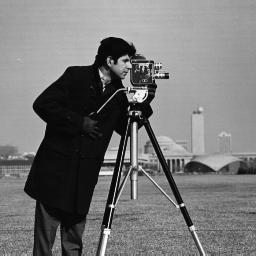
#> input picture OpenCV/cameraman.tif, 256 x 256 px
$ jupyter execute --allow-errors Revision_ds.ipynb
#> lines starting #> are read from the running program, lines starting #| are printed output that depends on the picture; after the words box and inside, x2 and y2 are one past the last pixel; in counts of white or black regions, pixels touching at a corner belong together; long printed decimals are rounded
### Lectre images

0 => niveau de gris

-1 => RGB

nothing => read the imgs as it is originally

img.shape => format

img.shape[0]    => height

img.shape[1]    => width

img.shape[2]    => channels (RGB)

img.size        => total number of pixels (height x width x channels)

**cv2.waitKey():**Cette fonction sert à :

    -garder la fenêtre OpenCV ouverte
    -attendre une touche du clavier

Sans elle, l’image peut s’ouvrir puis se fermer immédiatement, et les événements clavier ne fonctionneront pas correctement.

**cv2.destroyAllWindows()**:Cette fonction sert à :

    -fermer proprement toutes les fenêtres OpenCV
    -libérer les ressources utilisées par les fenêtres

Sans elle, certaines fenêtres peuvent rester bloquées ou provoquer des problèmes d’affichage/mémoire.

[cell 1]
#Lecture imgs :
import cv2
img = cv2.imread('name.png')

#show imgs :
cv2.imshow('name',img)
cv2.waitKey(0) # attendre un temps sp´ecifi´ejusqu’`a ce que nous rencontrions un ´ev´enement clavier.
cv2.destroyAllWindows() # fermer toutes les fenˆetres OpenCV.
#> (the rest of this cell did not finish here and is left out)

## Affichage des image en utilisant matplotlib :

[cell 2]
import cv2
import matplotlib.pyplot as plt
M = cv2.imread('name.png')
if M is not None:
    M = cv2.cvtColor(M, cv2.COLOR_BGR2RGB)  # Convert from BGR to RGB
    plt.imshow(M)
    plt.axis('off')  # Hide axes
    plt.show()

## Sauvegarde d img dans opencv

[cell 3]
J = cv2.imread('name.png')
cv2.imwrite('name.jpg', J)
#> Out = True

## La conversion de espaces de couleur

 BGR est le format par défaut dans OpenCV.
BGR -> Gray : cv2.COLOR_BGR2GRAY

BGR -> RGB : cv2.COLOR_BGR2RGB

BGR -> HSV :cv2.COLOR_BGR2HSV

HSV : (Hue, Saturation, Value) couleur + intensité + luminosité séparées

#> (a cell that did not finish here is left out)

## Application de bruit:

[cell 5]
#appliquer le bruit :
from skimage.util import random_noise
#> (the rest of this cell did not finish here and is left out)

## Histogramme :

[cell 6]
#cv2.calcHist(images, channels, mask ,histsize , ranges)
img = cv2.imread('name.png')
#> (the rest of this cell did not finish here and is left out)

## Brillance + convolution

#> (a cell that did not finish here is left out)

## les Flous :

[cell 8]
import cv2
import numpy as np
import matplotlib.pyplot as plt

# 1. Chargement (comme imread en MATLAB)
u = cv2.imread('cameraman.tif', cv2.IMREAD_GRAYSCALE)
#> u is the input picture: shape (256, 256); min 0, max 255, mean 118.7
u = u.astype(np.float64) / 255.0  # im2double

# 2. Taille
M, N = u.shape
#> M = 256; N = 256

# 3. Masque Laplacien
D = np.array([[0, 1, 0],
              [1, -4, 1],
              [0, 1, 0]], dtype=np.float64)

# 4. Filtre Laplacien (comme imfilter avec 'replicate')
Du = cv2.filter2D(u, -1, D, borderType=cv2.BORDER_REPLICATE)
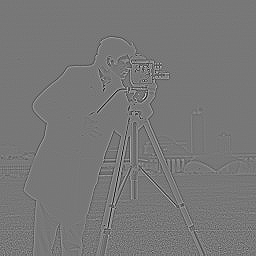
#> Du: shape (256, 256) float64; min -1.93, max 2.18, mean -1.52e-18; drawn with min black and max white

# 5. Copie de v
v = Du.copy()

# 6. Calcul du seuil eps (graythresh en MATLAB)
# Convertir en uint8 pour Otsu
Du_uint8 = (Du * 255).astype(np.uint8)
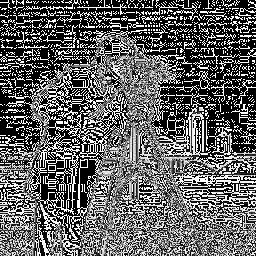
#> Du_uint8: shape (256, 256); min 0, max 255, mean 99
eps = cv2.threshold(Du_uint8, 0, 255, cv2.THRESH_BINARY + cv2.THRESH_OTSU)[0] / 255.0
#> eps = 0.482

print(f"eps = {eps}")
#| eps = 0.4824

# 7. Seuillage par annulation du Laplacien (version corrigée)
for i in range(M):
    for j in range(N):
        if Du[i, j] > eps:
            v[i, j] = 1
        elif Du[i, j] < -eps:
            v[i, j] = -1
        else:  # -eps <= Du[i,j] <= eps
            v[i, j] = 0
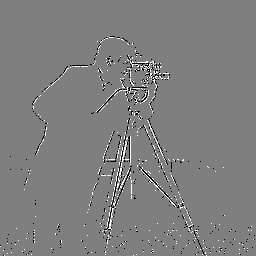
#> v: shape (256, 256) float64; min -1, max 1, mean -0.000931; drawn with min black and max white

# 8. Second seuillage Otsu sur v
# Convertir v de [-1,0,1] vers [0,255]
v_uint8 = ((v + 1) / 2 * 255).astype(np.uint8)
seuil = cv2.threshold(v_uint8, 0, 255, cv2.THRESH_BINARY + cv2.THRESH_OTSU)[0] / 255.0
#> seuil = 0

# 9. Seuillage final
Su = (v > seuil).astype(np.uint8)
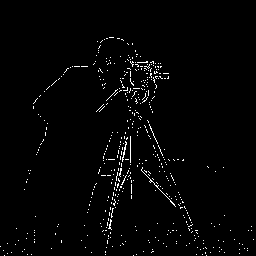
#> Su: shape (256, 256); values 0 (black) and 1 (white), 1.8% white in thin lines or dots, all inside (x1, y1, x2, y2) = (0, 37, 254, 256)

# 10. Affichage
plt.figure(figsize=(12, 4))

plt.subplot(1, 3, 1)
plt.imshow(Du, cmap='gray')
plt.title('Le Laplacien de l\'image')
plt.axis('off')

plt.subplot(1, 3, 2)
plt.imshow(v, cmap='gray')
plt.title('v (après annulation)')
plt.axis('off')

plt.subplot(1, 3, 3)
plt.imshow(Su, cmap='gray')
plt.title('Seuillage final')
plt.axis('off')

plt.show()
